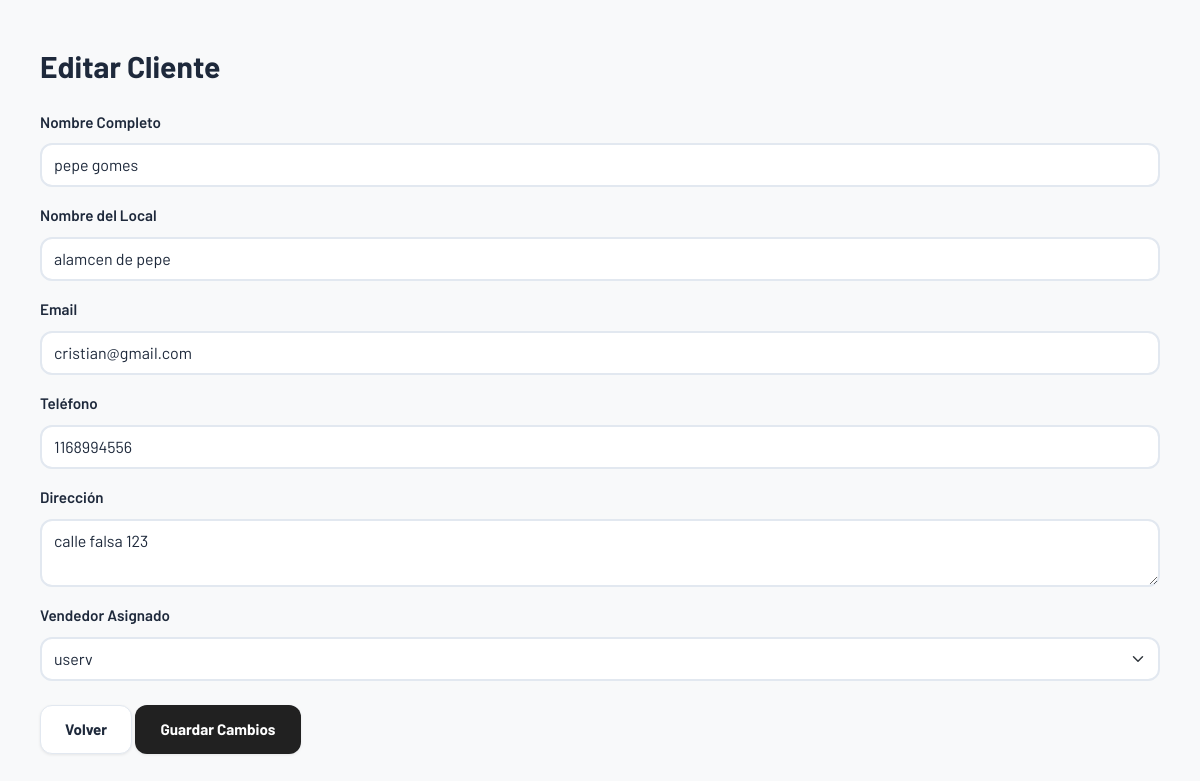
Screenshot of /clientes/editar/1/ (signed in) with the database file from the repository.
### stock/models.py (models this page shows, shortened)
class Cliente(models.Model):
    usuario = models.OneToOneField(
        settings.AUTH_USER_MODEL,
        on_delete=models.CASCADE,
        related_name='cliente'
    )
    nombre_completo = models.CharField(max_length=200, verbose_name="Nombre y Apellido")
    nombre_local = models.CharField(max_length=200, blank=True, null=True, verbose_name="Nombre del Local")
    cuil = models.CharField(
        max_length=13,
        blank=True,
        null=True,
        verbose_name="CUIL/CUIT",
        unique=True
    )
    email = models.EmailField(unique=True, blank=True, null=True)
    telefono = models.CharField(max_length=20, blank=True, null=True)
    direccion = models.TextField(blank=True, null=True)
    fecha_registro = models.DateTimeField(auto_now_add=True)

### stock/views.py (the view, shortened to what this page needs)
# urls.py: path('clientes/editar/<int:cliente_id>/', views.editar_cliente, name='editar_cliente'),
@login_required
def editar_cliente(request, cliente_id):
    cliente = get_object_or_404(Cliente, id=cliente_id)
    perfil = getattr(request.user, 'perfilusuario', None)
    if not request.user.is_superuser and perfil.tipo == 'ventas':
        if cliente.usuario != request.user:
            messages.error(request, "No tenés permiso para editar este cliente.")
            return redirect('lista_clientes')
    vendedores = None
    if request.user.is_superuser or perfil.tipo == 'administrativo':
        vendedores = User.objects.filter(perfilusuario__tipo='ventas')
    return render(request, 'editar_cliente.html', {
        'cliente': cliente,
        'vendedores': vendedores
    })

### stock/templates/editar_cliente.html (shortened to what this page needs)
{% load static %}
<!DOCTYPE html>
<html lang="es">
<head>
    <link rel="stylesheet" href="{% static 'css/bootstrap.min.css' %}">
    <link rel="stylesheet" href="{% static 'css/style.css' %}">
</head>
<body class="bg-light">
<div class="container mt-4">
    <h2 class="mb-4">Editar Cliente</h2>
    <form method="POST">
        <div class="mb-3">
            <label class="form-label">Nombre Completo</label>
            <input type="text" name="nombre_completo"
                   class="form-control"
                   value="{{ cliente.nombre_completo }}"
                   required>
        </div>
        <div class="mb-3">
            <label class="form-label">Nombre del Local</label>
            <input type="text" name="nombre_local"
                   class="form-control"
                   value="{{ cliente.nombre_local }}">
        </div>
        <div class="mb-3">
            <label class="form-label">Email</label>
            <input type="email" name="email"
                   class="form-control"
                   value="{{ cliente.email }}">
        </div>
        <div class="mb-3">
            <label class="form-label">Teléfono</label>
            <input type="text" name="telefono"
                   class="form-control"
                   value="{{ cliente.telefono }}">
        </div>
        <div class="mb-3">
            <label class="form-label">Dirección</label>
            <textarea name="direccion"
                      class="form-control">{{ cliente.direccion }}</textarea>
        </div>
        {% if vendedores %}
        <div class="mb-3">
            <label class="form-label">Vendedor Asignado</label>
            <select name="usuario" class="form-select">
                {% for vendedor in vendedores %}
                    <option value="{{ vendedor.id }}"
                        {% if vendedor == cliente.usuario %}selected{% endif %}>
                        {{ vendedor.username }}
                    </option>
                {% endfor %}
            </select>
        </div>
        {% endif %}
        <div class="mt-4">
            <a href="{% url 'lista_clientes' %}" class="btn btn-secondary">
                Volver
            </a>
            <button type="submit" class="btn btn-primary">
                Guardar Cambios
            </button>
        </div>
    </form>
</div>
</body>
</html>

### stock/static/css/style.css (style rules this page uses)
:root { --primary-color: #212121; --primary-hover: #000000; --primary-light: #424242; --accent-color: #F5C518; --accent-hover: #e0b415; --accent-light: #fef9e0; --secondary-color: #64748b; --secondary-hover: #475569; --success-color: #10b981; --success-hover: #059669; --danger-color: #ef4444; --danger-hover: #dc2626; --warning-color: #f59e0b; --info-color: #3b82f6; --bg-body: #f1f5f9; --bg-card: #ffffff; --bg-header: #212121; --bg-hover: #fffbea; --text-main: #1e293b; --text-muted: #64748b; --text-light: #94a3b8; --text-white: #ffffff; --text-accent: #F5C518; --border-color: #e2e8f0; --border-light: #f1f5f9; --border-accent: #F5C518; --radius-sm: 0.5rem; --radius-md: 0.75rem; --radius-lg: 1rem; --shadow-sm: 0 1px 3px 0 rgb(0 0 0 / 0.08); --shadow-md: 0 4px 6px -1px rgba(0,0,0,0.10), 0 2px 4px -2px rgba(0,0,0,0.05); --shadow-lg: 0 10px 20px -3px rgba(0,0,0,0.10), 0 4px 8px -4px rgba(0,0,0,0.08); --transition-fast: all 0.15s ease-in-out; --transition-base: all 0.25s ease-in-out; --space-xs: 0.5rem; --space-sm: 0.75rem; --space-md: 1rem; --space-lg: 1.5rem; --space-xl: 2rem; }
* { margin: 0; padding: 0; box-sizing: border-box; }
html { font-size: 16px; scroll-behavior: smooth; }
body { font-family: 'Barlow', -apple-system, BlinkMacSystemFont, 'Segoe UI', sans-serif; background: #e8e8e8; color: var(--text-main); line-height: 1.6; -webkit-font-smoothing: antialiased; min-height: 100vh; padding: var(--space-lg); }
h1, h2, h3, h4, h5, h6 { font-family: 'Barlow', sans-serif; color: var(--text-main); font-weight: 700; line-height: 1.25; margin-bottom: var(--space-md); }
h2 { font-size: clamp(1.5rem, 4vw, 1.875rem); }
a { text-decoration: none; color: var(--primary-color); transition: var(--transition-fast); }
.container { max-width: 1200px; margin: 0 auto; padding: 0 var(--space-md); animation: fadeIn 0.35s ease-out; }
.btn { display: inline-flex; align-items: center; justify-content: center; gap: var(--space-xs); padding: 0.75rem 1.5rem; font-size: 0.95rem; font-weight: 700; border-radius: var(--radius-md); border: 1px solid transparent; cursor: pointer; transition: var(--transition-fast); box-shadow: var(--shadow-sm); min-height: 44px; white-space: nowrap; text-decoration: none; }
.btn-primary { background: var(--primary-color); color: var(--text-white); }
.btn-secondary { background: var(--bg-card); border-color: var(--border-color); color: var(--text-main); }
.form-label { display: block; font-weight: 600; margin-bottom: var(--space-xs); color: var(--text-main); font-size: 0.95rem; }
.form-control, .form-select, select[class*="form"], input[class*="form"] { width: 100%; padding: 0.5rem 0.75rem !important; font-size: 1rem; line-height: 1.5; color: var(--text-main); background-color: var(--bg-card); border: 2px solid var(--border-color); border-radius: var(--radius-md); transition: var(--transition-fast); min-height: 40px !important; appearance: none; }
label { display: block; font-weight: 600; margin-bottom: 0.6rem !important; color: var(--text-main); font-size: 0.95rem; }
.mb-3 { margin-bottom: var(--space-md) !important; }
.mb-4 { margin-bottom: var(--space-lg) !important; }
.mt-4 { margin-top: var(--space-lg); }
.bg-light { background-color: var(--bg-body); }

### rows the page displays
Cliente: nombre_completo "pepe gomes", nombre_local "alamcen de pepe", email "cristian@gmail.com", telefono "1168994556", direccion "calle falsa 123", usuario "userv"
